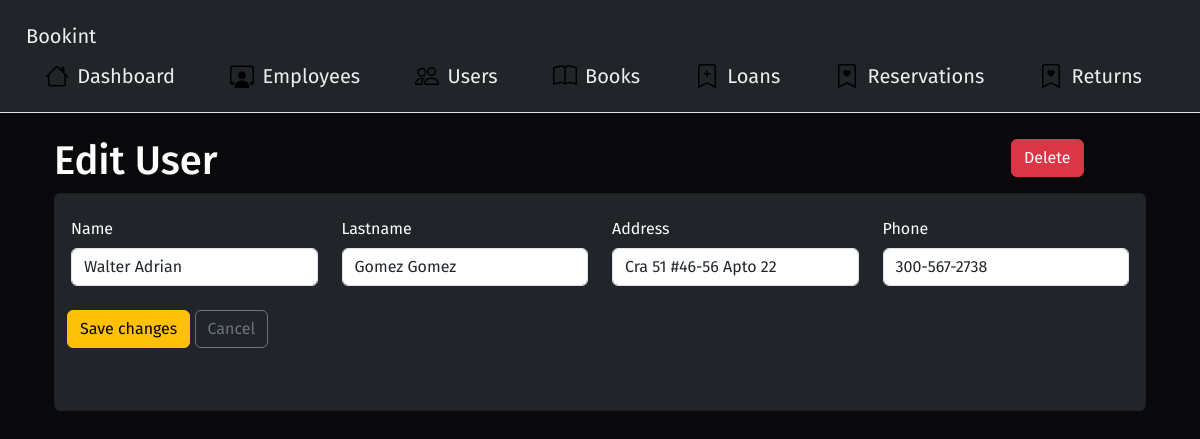
Page /representacion/edit_usuario.php?id_usuario=1 on the committed database.
### tables this page shows
CREATE TABLE `usuario` (
  `id_usuario` int(11) NOT NULL AUTO_INCREMENT,
  `nombre_usuario` varchar(20) DEFAULT NULL,
  `apellido_usuario` varchar(20) DEFAULT NULL,
  `direccion` varchar(30) DEFAULT NULL,
  `telefono` varchar(15) DEFAULT NULL,
  `multa` int(11) DEFAULT NULL,
  PRIMARY KEY (`id_usuario`)
);

### datos/Conexion.php (called while the page is built, shortened)
<?php
class Conexion {
    public $conn;
    public function conexion() {
        try {
            $this->conn = mysqli_connect('localhost', 'codintdev', 'andres2773', 'biblioteca');
        }
        catch (Exception $e) {
            $this->conn->close();
            echo "Error al ingresar a la base de datos! " . $e->getMessage();
        }
    }
}

### logica/Usuario.php (called while the page is built, shortened)
<?php
require '../datos/Conexion.php';
class Usuario extends Conexion {
    protected $nombre;
    protected $apellido;
    protected $direccion;
    protected $telefono;
    public function setNombre($nombre) {
        $this->nombre = $nombre;
    }
    public function setApellido($apellido) {
        $this->apellido = $apellido;
    }
    public function setDireccion($direccion) {
        $this->direccion = $direccion;
    }
    public function setTelefono($telefono) {
        $this->telefono = $telefono;
    }
    public function getNombre() {
        return $this->nombre;
    }
    public function getApellido() {
        return $this->apellido;
    }
    public function getDireccion() {
        return $this->direccion;
    }
    public function getTelefono() {
        return $this->telefono;
    }
    public function info($id_usuario) {
        try {
            if (isset($_GET['id_usuario'])) {
                $query = "select * from usuario where id_usuario = $id_usuario";
                $result = mysqli_query($this->conn, $query);
            }
        }
        catch (Exception $e) {
            $this->conn->close();
            echo "Error no se encuentra el empleado en la base de datos! " . $e->getMessage();
        }
    }
}

### representacion/edit_usuario.php (the view, shortened to what this page needs)
<?php
require '../logica/Usuario.php';
$objUsuario = new Usuario();
$objUsuario->info($_GET['id_usuario']);
$objUsuario->edit($_GET['id_usuario'], $_POST['txtNombreUsuario'], $_POST['txtApellidoUsuario'], $_POST['txtDireccionUsuario'], $_POST['txtTelefonoUsuario']);
$objUsuario->delete($_GET['id_usuario']);
?>
<?php require '../include/header.php'; ?>
<div class="container p-4">
  <p class="h1">Edit User</p>
  <div class="card card-body bg-dark">
    <form method="post" action="edit_usuario.php?id_usuario=<?= $_GET['id_usuario']; ?>" class="row row-cols-4">
      <div class="mb-3 col">
        <label class="col-sm-3 col-form-label">Name</label>
        <input type="text" name="txtNombreUsuario" class="form-control" value="<?= $objUsuario->getNombre(); ?>">
      </div>
      <div class="mb-3 col">
        <label class="col-sm-5 col-form-label">Lastname</label>
        <input type="text" name="txtApellidoUsuario" class="form-control" value="<?= $objUsuario->getApellido(); ?>">
      </div>
      <div class="mb-3">
        <label class="col-sm-4 col-form-label">Address</label>
        <input type="text" name="txtDireccionUsuario" class="form-control" value="<?= $objUsuario->getDireccion(); ?>">
      </div>
      <div class="mb-3">
        <label class="col-sm-3 col-form-label">Phone</label>
        <input type="text" name="txtTelefonoUsuario" class="form-control" value="<?= $objUsuario->getTelefono(); ?>">
      </div>
      <div class="d-grid gap-2 d-md-block align-items-start p-2">
        <input type="submit" name="btnEditarUsuario" value="Save changes" class="btn btn-warning">
        <input type="submit" name="btnCancelarUsuario" value="Cancel" class="btn btn-outline-secondary" style="transform: translateY(0%) translateX(0%);">
        <input type="submit" name="btnEliminarUsuario" value="Delete" class="btn btn-danger" style="transform: translateY(-550%) translateX(1300%);">
      </div>
    </form>
  </div>
</div>
<?php require '../include/footer.php'; ?>

### css/styles.css (style rules this page uses)
body { background-color: #09090B; color: white; font-family: 'Fira Sans'; }

### rows in the picture
usuario: txtNombreUsuario "Walter Adrian", txtApellidoUsuario "Gomez Gomez", txtDireccionUsuario "Cra 51 #46-56 Apto 22", txtTelefonoUsuario "300-567-2738"
